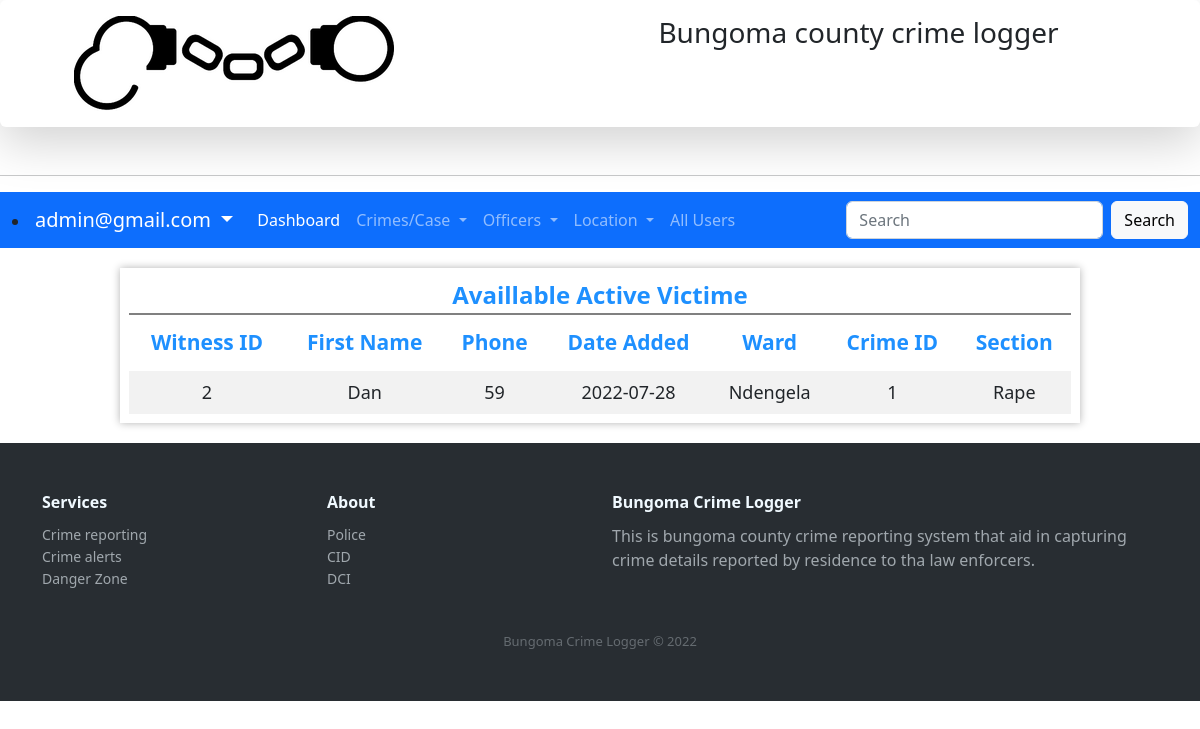
The page /witness.php (signed in) on the database its author committed.
### tables this page shows
CREATE TABLE IF NOT EXISTS `tblwitness` (
  `crimeID` int(12) NOT NULL,
  `witnessID` int(12) NOT NULL AUTO_INCREMENT,
  `firstname` varchar(255) NOT NULL,
  `othername` varchar(255) NOT NULL,
  `gender` varchar(6) NOT NULL,
  `phone` varchar(255) NOT NULL,
  `email` varchar(255) NOT NULL,
  `countyid` int(12) NOT NULL,
  `constituencyid` int(12) NOT NULL,
  `wardid` int(12) NOT NULL,
  `dateadded` date NOT NULL,
  PRIMARY KEY (`witnessID`),
  KEY `wward` (`wardid`),
  KEY `wcounty` (`countyid`),
  KEY `wconst` (`constituencyid`),
  KEY `crimwtin` (`crimeID`)
);

CREATE TABLE IF NOT EXISTS `tblward` (
  `wardID` int(12) NOT NULL AUTO_INCREMENT,
  `wardname` varchar(255) NOT NULL,
  `description` varchar(255) NOT NULL,
  `dateadded` date NOT NULL,
  `dateupdated` date NOT NULL,
  `status` int(1) NOT NULL,
  `constituemcyID` int(12) NOT NULL,
  PRIMARY KEY (`wardID`),
  KEY `constit` (`constituemcyID`)
);

CREATE TABLE IF NOT EXISTS `tblsection` (
  `sectionID` int(12) NOT NULL AUTO_INCREMENT,
  `sectionnmae` varchar(255) NOT NULL,
  `description` varchar(255) NOT NULL,
  `dateadded` date NOT NULL,
  `dateupdated` date NOT NULL,
  `status` int(1) NOT NULL,
  PRIMARY KEY (`sectionID`)
);

### witness.php (the view, shortened to what this page needs)
<?php require_once('Connections/crimecon.php'); ?>
<?php
$maxRows_AllWitness = 10;
$pageNum_AllWitness = 0;
$startRow_AllWitness = $pageNum_AllWitness * $maxRows_AllWitness;
$query_AllWitness = "SELECT tblwitness.witnessID, tblwitness.crimeID, tblwitness.firstname, tblwitness.phone, tblwitness.dateadded, tblward.wardname, tblsection.sectionnmae FROM tblwitness, tblward, tblcrime, tblsection WHERE tblsection.sectionID = tblcrime.sectionID  AND tblward.wardID = tblwitness.wardID   AND tblcrime.crimeID =  tblwitness.crimeID";
$query_limit_AllWitness = sprintf("%s LIMIT %d, %d", $query_AllWitness, $startRow_AllWitness, $maxRows_AllWitness);
$AllWitness = mysql_query($query_limit_AllWitness, $crimecon) or die(mysql_error());
$row_AllWitness = mysql_fetch_assoc($AllWitness);
?>
<!DOCTYPE html PUBLIC "-//W3C//DTD XHTML 1.0 Transitional//EN" "http://www.w3.org/TR/xhtml1/DTD/xhtml1-transitional.dtd">
<html xmlns="http://www.w3.org/1999/xhtml">
<head>
<link rel="stylesheet" type="text/css" href="customcss/myelements.css">
<link rel="stylesheet" type="text/css" href="customcss/navigation.css">
<link rel="stylesheet" type="text/css" href="css/bootstrap.min.css">
<link rel="stylesheet" href="https://cdnjs.cloudflare.com/ajax/libs/ionicons/2.0.1/css/ionicons.min.css">
</head>
<body>
   <nav class="shadow-lg p-3 mb-5 bg-body rounded">
   <div class="logoholder">
    <div class="logo-holder">
      <img src="assets/logo/logo.png">
    </div>
    <div class="name-holder">
      <h3>Bungoma county crime logger</h3>
    </div>
   </div>
   </nav>
   <hr>
      <nav class="navbar navbar-expand-lg navbar-dark bg-primary">
  <div class="container-fluid">
      <li class="nav-item dropdown">
          <a class="navbar-brand dropdown-toggle" href="#" id="navbarDropdown" role="button" data-bs-toggle="dropdown" aria-expanded="false">
            <?php echo $_SESSION['username'] ?> </a>
        </li>
    <div class="collapse navbar-collapse" id="navbarSupportedContent">
      <ul class="navbar-nav me-auto mb-2 mb-lg-0">
        <li class="nav-item">
          <a class="nav-link active" href="dashboardadmin.php">Dashboard</a>
        </li>
        <li class="nav-item dropdown">
          <a class="nav-link dropdown-toggle" href="#" id="navbarDropdown" role="button" data-bs-toggle="dropdown" aria-expanded="false">
            Crimes/Case
          </a>
        </li>
        <li class="nav-item dropdown">
          <a class="nav-link dropdown-toggle" href="#" id="navbarDropdown" role="button" data-bs-toggle="dropdown" aria-expanded="false">
            Officers
          </a>
        </li>
        <li class="nav-item dropdown">
          <a class="nav-link dropdown-toggle" href="#" id="navbarDropdown" role="button" data-bs-toggle="dropdown" aria-expanded="false">
            Location
          </a>
        </li>
        <li class="nav-item">
          <a class="nav-link" href="systemusers.php">All Users</a>
        </li>
      </ul>
      <form class="d-flex">
        <input class="form-control me-2" type="search" placeholder="Search" aria-label="Search">
        <button class="btn btn-light" type="submit">Search</button>
      </form>
    </div>
  </div>
</nav>
<div class="scroll-table">
  <div class="table-holder">
    <div class="table-caption">
      <label class="largeText dodgerblueText">Availlable Active Victime <span></span></label>
    </div>
<table>
  <thead>
  <tr>
    <th>Witness ID</th>
    <th>First Name</th>
    <th>Phone</th>
    <th>Date Added</th>
    <th>Ward</th>
    <th>Crime ID</th>
    <th>Section</th>
  </tr>
  </thead>
  <tbody>
    <?php do { ?>
    <tr>
      <td><?php echo $row_AllWitness['witnessID']; ?></td>
      <td><?php echo $row_AllWitness['firstname']; ?></td>
      <td><?php echo $row_AllWitness['phone']; ?></td>
      <td><?php echo $row_AllWitness['dateadded']; ?></td>
      <td><?php echo $row_AllWitness['wardname']; ?></td>
      <td><?php echo $row_AllWitness['crimeID']; ?></td>
      <td><?php echo $row_AllWitness['sectionnmae']; ?></td>
    </tr>
    <?php } while ($row_AllWitness = mysql_fetch_assoc($AllWitness)); ?>
    </tbody>
</table>
</div>
</div>
<div class="footer-dark">
        <footer>
            <div class="container">
                <div class="row">
                    <div class="col-sm-6 col-md-3 item">
                        <h3>Services</h3>
                        <ul>
                            <li><a href="#">Crime reporting</a></li>
                            <li><a href="#">Crime alerts</a></li>
                            <li><a href="#">Danger Zone </a></li>
                        </ul>
                    </div>
                    <div class="col-sm-6 col-md-3 item">
                        <h3>About</h3>
                        <ul>
                            <li><a href="#">Police</a></li>
                            <li><a href="#">CID</a></li>
                            <li><a href="#">DCI</a></li>
                        </ul>
                    </div>
                    <div class="col-md-6 item text">
                        <h3>Bungoma  Crime Logger</h3>
                        <p>This is bungoma county crime reporting system that aid in capturing crime details reported by residence to tha law enforcers.</p>
                    </div>
                </div>
                <p class="copyright">Bungoma  Crime Logger &copy; 2022</p>
            </div>
        </footer>
    </div>
</body>
</html>

### customcss/myelements.css (style rules this page uses)
.largeText { font-size: 24px; font-weight: bold; }
.dodgerblueText { color: dodgerblue; }
.scroll-table { overflow: hidden; overflow-x: scroll; }
.table-holder { background: #fff; width: 80%; min-width: 750px; margin-left: 10%; border: 1px solid #fff; box-shadow: 0 0 0.5rem 0 rgba(0 ,0,0,0.3); padding: 8px; margin-top: 20px; margin-bottom: 20px; }
.table-caption { display: flex; justify-content: center; width: 100%; border-bottom: 2px solid grey; }
.table-holder table { width: 100%; }
.table-holder thead { color: dodgerblue; font-size: 21px; text-align: center; background-color: #fff; }
.table-holder th { padding: 12px 8px; }
.table-holder td { text-align: center; font-size: 18px; padding: 8px 6px; }
.table-holder tbody tr:nth-child(odd) { background-color: #f2f2f2; }

### customcss/navigation.css (style rules this page uses)
.logoholder { display: flex; }
.logo-holder { width: 50%; padding-left: 5%; }
.name-holder { width: 50%; padding-left: 5%; }
.footer-dark { padding:50px 0; color:#f0f9ff; background-color:#282d32; }
.footer-dark h3 { margin-top:0; margin-bottom:12px; font-weight:bold; font-size:16px; }
.footer-dark ul { padding:0; list-style:none; line-height:1.6; font-size:14px; margin-bottom:0; }
.footer-dark ul a { color:inherit; text-decoration:none; opacity:0.6; }
.footer-dark .item.text { margin-bottom:36px; }
.footer-dark .item.text p { opacity:0.6; margin-bottom:0; }
.footer-dark .copyright { text-align:center; padding-top:24px; opacity:0.3; font-size:13px; margin-bottom:0; }

### rows shown on the page
tblwitness: witnessID "2", firstname "Dan", phone "59", dateadded "2022-07-28", wardid.wardname "Ndengela", crimeID "1", tblsection.sectionnmae "Rape"

### other values the page prints
$_SESSION['username'] "admin@gmail.com"
